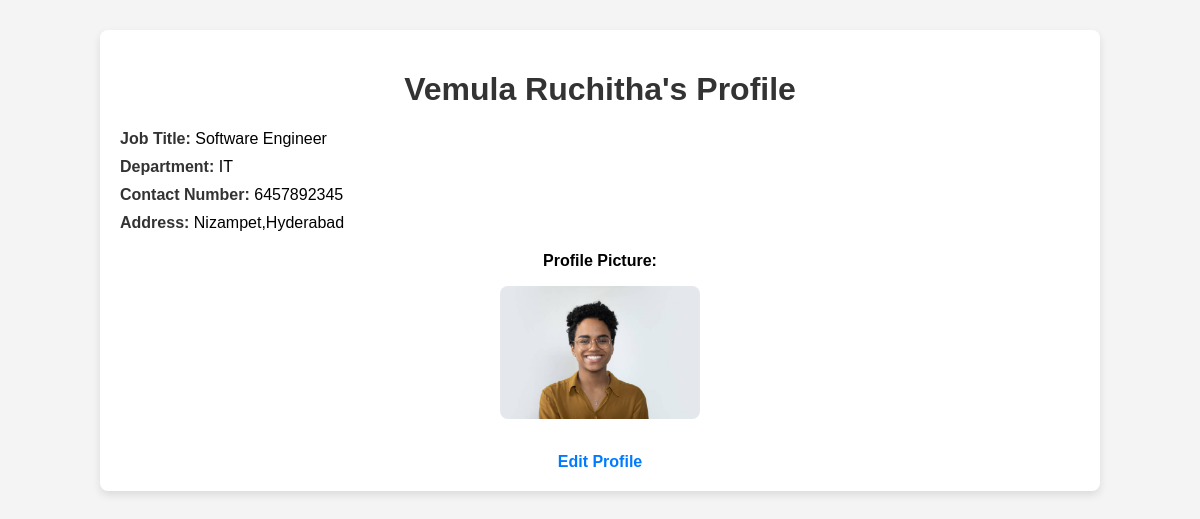
Screenshot of /employeeapp/view-profile/ (signed in) with the database file from the repository.
### employeeapp/models.py (models this page shows, shortened)
class EmployeeProfile(models.Model):
    user = models.OneToOneField(User, on_delete=models.CASCADE)
    job_title = models.CharField(max_length=100)
    department = models.CharField(max_length=100)
    contact_number = models.CharField(max_length=15)
    address = models.TextField()
    profile_picture = models.ImageField(upload_to='profile_pictures/', blank=True, null=True)

### employeeapp/views.py (the view)
# urls.py: path('view-profile/', views.view_profile, name='view_profile'),
@login_required
def view_profile(request):
    profile = get_object_or_404(EmployeeProfile, user=request.user)
    return render(request, 'employeeapp/view_profile.html', {'profile': profile})

### templates/employeeapp/view_profile.html (shortened to what this page needs)
<!DOCTYPE html>
<html lang="en">
<head>
</head>
<body>
    <div class="container">
        <div class="profile-header">
            <h1>{{ profile.user.get_full_name }}'s Profile</h1>
        </div>
        <div class="profile-details">
            <p><strong>Job Title:</strong> {{ profile.job_title }}</p>
            <p><strong>Department:</strong> {{ profile.department }}</p>
            <p><strong>Contact Number:</strong> {{ profile.contact_number }}</p>
            <p><strong>Address:</strong> {{ profile.address }}</p>
        </div>
        <div class="profile-picture">
            {% if profile.profile_picture %}
                <p><strong>Profile Picture:</strong></p>
                <img src="{{ profile.profile_picture.url }}" alt="Profile Picture">
            {% else %}
                <p class="no-picture">No profile picture uploaded.</p>
            {% endif %}
        </div>
        <div class="edit-profile-link">
            <a href="{% url 'employeeapp:create_profile' %}">Edit Profile</a>
        </div>
    </div>
</body>
</html>

### templates/employeeapp/view_profile.html (style rules this page uses)
body { font-family: Arial, sans-serif; background-color: #f4f4f4; margin: 0; padding: 0; }
.container { width: 80%; margin: 30px auto; background-color: white; padding: 20px; box-shadow: 0 4px 8px rgba(0, 0, 0, 0.1); border-radius: 8px; }
.profile-header { text-align: center; margin-bottom: 20px; }
.profile-header h1 { color: #333; }
.profile-details { margin-bottom: 20px; }
.profile-details p { font-size: 16px; margin: 10px 0; }
.profile-details strong { color: #333; }
.profile-picture { text-align: center; margin-top: 20px; }
.profile-picture img { border-radius: 8px; max-width: 200px; height: auto; }
.edit-profile-link { display: block; text-align: center; margin-top: 30px; font-size: 16px; }
.edit-profile-link a { color: #007BFF; text-decoration: none; font-weight: bold; }

### rows the page displays
EmployeeProfile: user.get_full_name "Vemula Ruchitha", job_title "Software Engineer", department "IT", contact_number "6457892345", address "Nizampet,Hyderabad", profile_picture (picture)
